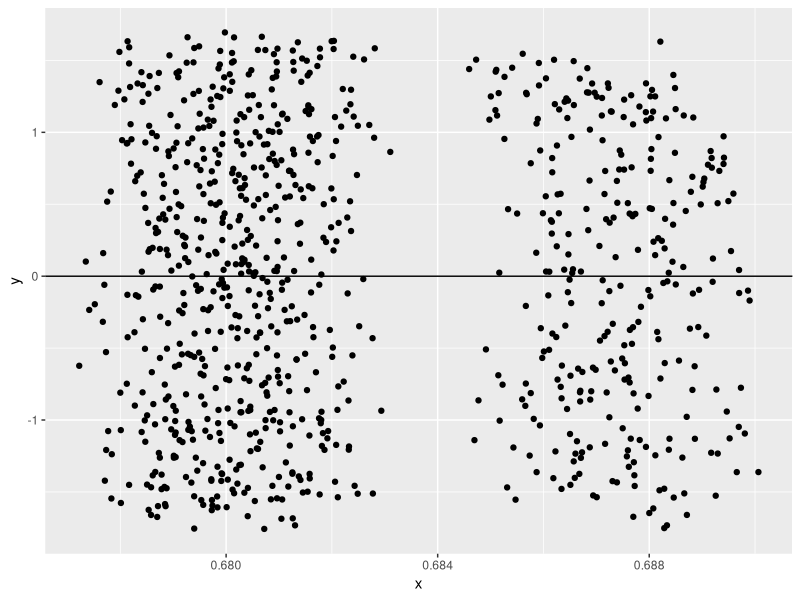
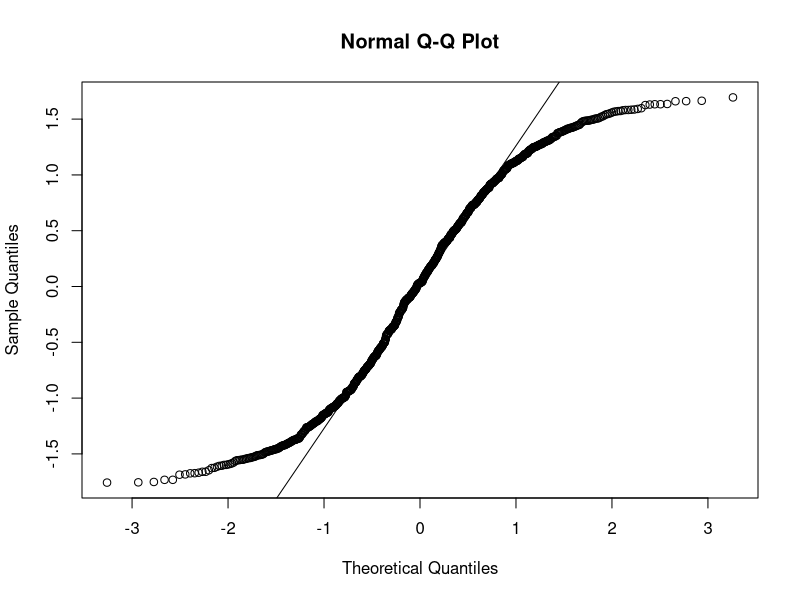
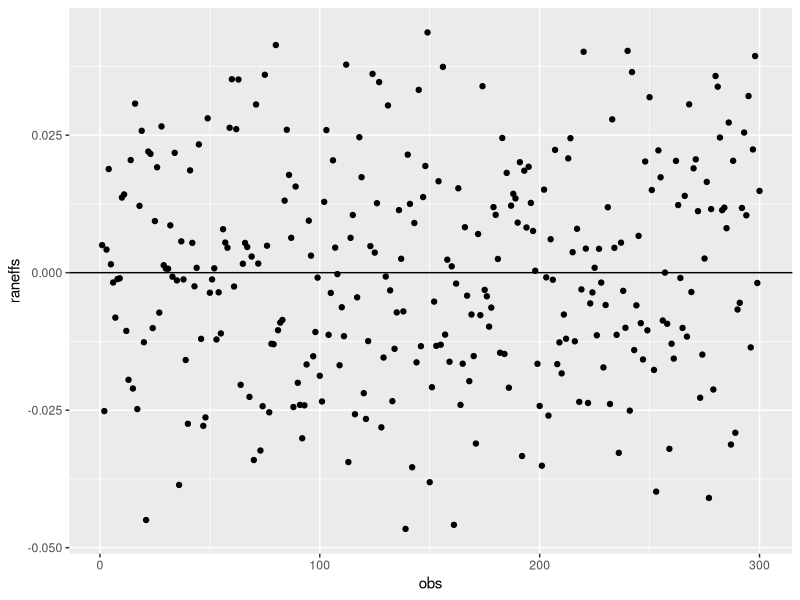
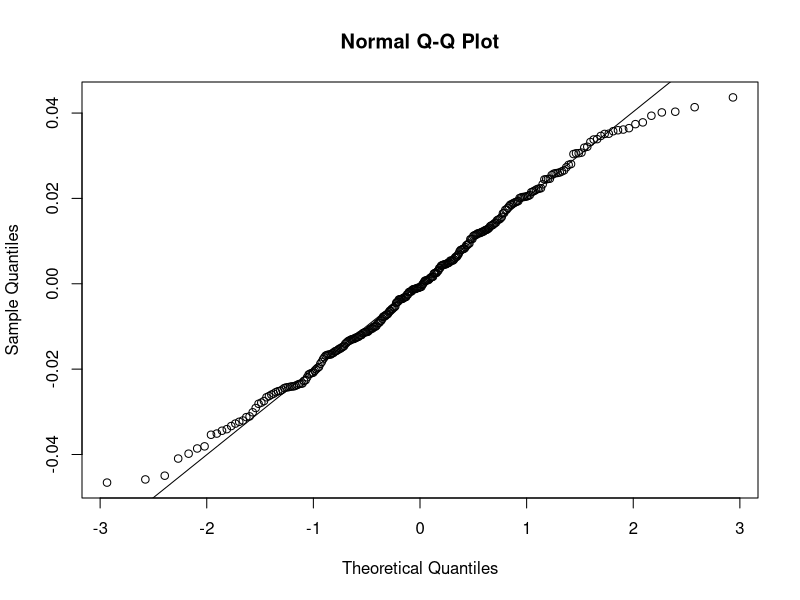

Recreate these plots in R, in order.
# data analysis
library(tidyverse)
library(nlme)

# reading in data
student_data <- read_csv("studentdata.csv")

# fitting the model
model <- lme(final_grade_per ~ as.factor(terms) + quartiles_finished_per + problems_tried_per + 
               problems_correct_per, random = ~ 1 | studentID, data = student_data)
summary(model)

# checking residuals
X <- unname(model.matrix(~ as.factor(terms) + quartiles_finished_per + problems_tried_per + 
                           problems_correct_per, data = student_data))

Z <- unname(model.matrix(~ as.factor(student_data$studentID) - 1))
            
beta <- summary(model)$coefficients$fixed


resids0 <- student_data$final_grade_per - X %*% beta
all.equal(unname(as.vector(resids0)), unname(as.vector(residuals(model, level = 0))))
raneffs <- ranef(model)$`(Intercept)`
resids1 <- student_data$final_grade_per - X %*% beta - Z %*% raneffs 
all.equal(unname(as.vector(resids1)), unname(as.vector(residuals(model, level = 1))))

## look at blup epsilon
resids1_blup <- (as.vector(residuals(model, level = 1, type = "normalized")))
ggplot(data.frame(x = X %*% beta, y = resids1_blup), mapping = aes(x = x, y = y)) + 
  geom_point() + 
  geom_hline(yintercept = 0)
qqnorm(resids1_blup)
qqline(resids1_blup)

## look at blup random effect - should be normalized for rigor
ggplot(data.frame(obs = 1:300, y = raneffs), mapping = aes(x = obs, y = raneffs)) + 
  geom_point() + geom_hline(yintercept = 0)
qqnorm(raneffs)
qqline(raneffs)

# checking condition numbers
evals <- eigen(t(X) %*% X)
cond_number <- sqrt(max(evals$values) / min(evals$values))
# over 30 indicates some multicollinearity
cond_number
